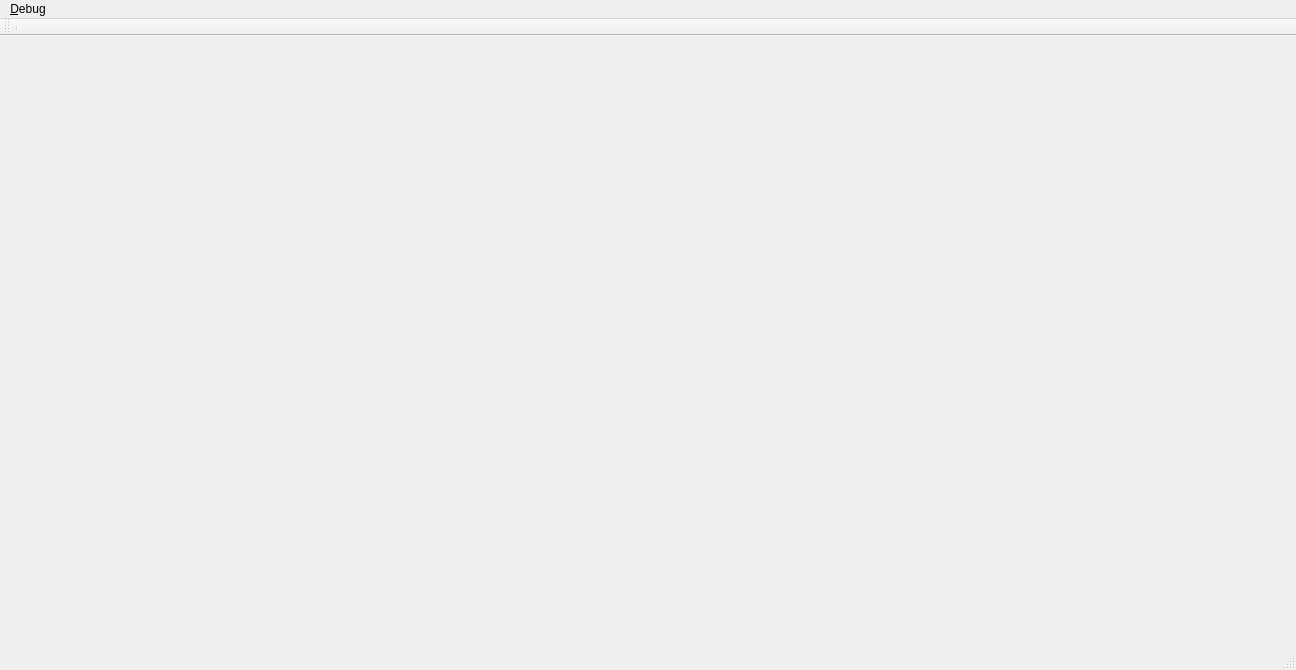
<?xml version="1.0" encoding="UTF-8"?>
<ui version="4.0">
 <class>MainWindow</class>
 <widget class="QMainWindow" name="MainWindow">
  <property name="geometry">
   <rect>
    <x>0</x>
    <y>0</y>
    <width>1296</width>
    <height>670</height>
   </rect>
  </property>
  <property name="windowTitle">
   <string>MainWindow</string>
  </property>
  <widget class="QWidget" name="centralWidget"/>
  <widget class="QMenuBar" name="menuBar">
   <property name="geometry">
    <rect>
     <x>0</x>
     <y>0</y>
     <width>1296</width>
     <height>22</height>
    </rect>
   </property>
   <widget class="QMenu" name="menuDebug">
    <property name="title">
     <string>&amp;Debug</string>
    </property>
    <addaction name="actiontest"/>
   </widget>
   <addaction name="menuDebug"/>
  </widget>
  <widget class="QToolBar" name="mainToolBar">
   <attribute name="toolBarArea">
    <enum>TopToolBarArea</enum>
   </attribute>
   <attribute name="toolBarBreak">
    <bool>false</bool>
   </attribute>
   <addaction name="separator"/>
  </widget>
  <widget class="QStatusBar" name="statusBar"/>
  <action name="actiontest">
   <property name="text">
    <string>test</string>
   </property>
  </action>
 </widget>
 <layoutdefault spacing="6" margin="11"/>
 <resources/>
 <connections/>
</ui>
